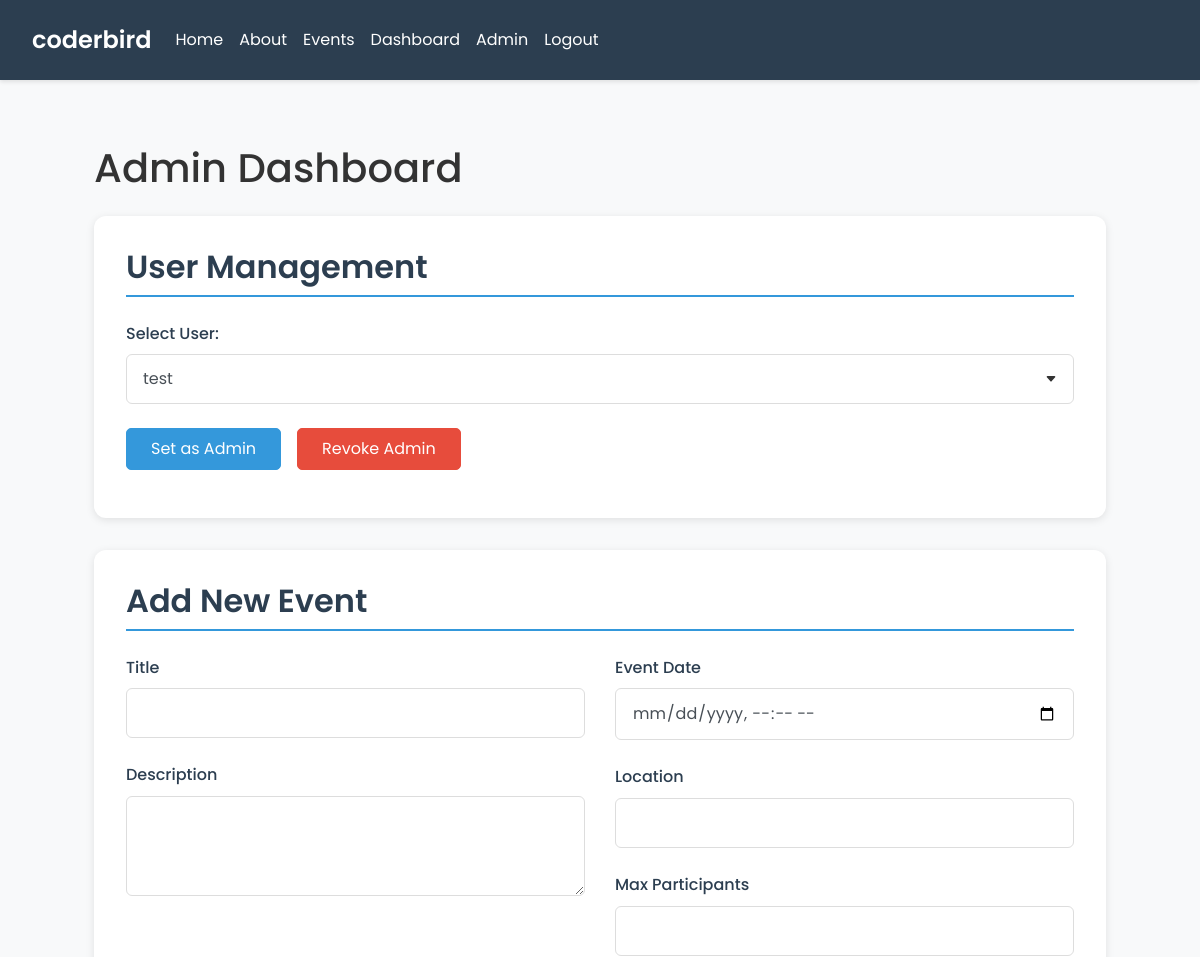
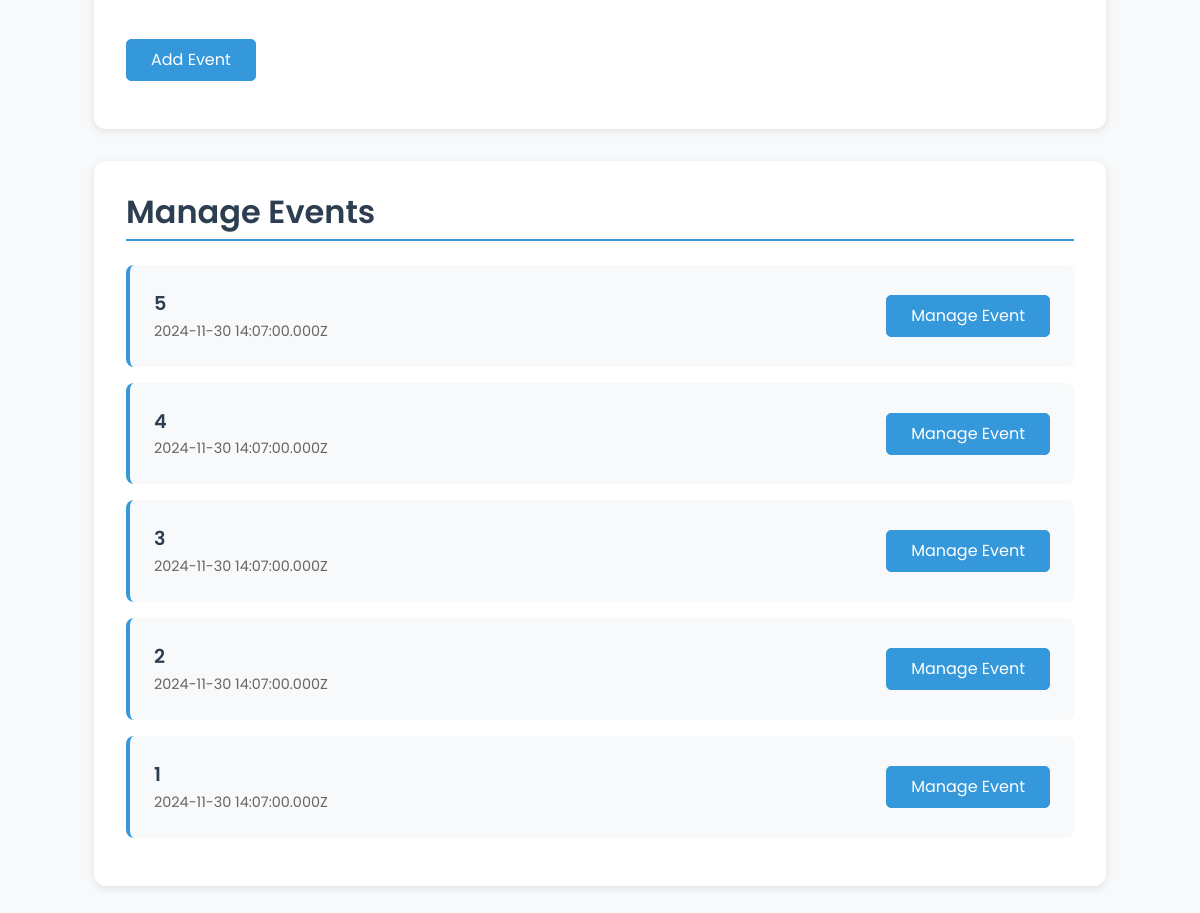
Page /admin (signed in) on the committed database (2 pictures, top to bottom).
### tables this page shows
CREATE TABLE `events` (`created` TEXT DEFAULT (strftime('%Y-%m-%d %H:%M:%fZ')) NOT NULL, `desc` TEXT DEFAULT '' NOT NULL, `event_date` TEXT DEFAULT '' NOT NULL, `id` TEXT PRIMARY KEY DEFAULT ('r'||lower(hex(randomblob(7)))) NOT NULL, `location` TEXT DEFAULT '' NOT NULL, `max_participants` NUMERIC DEFAULT 0 NOT NULL, `title` TEXT DEFAULT '' NOT NULL, `updated` TEXT DEFAULT (strftime('%Y-%m-%d %H:%M:%fZ')) NOT NULL, "participants" NUMERIC DEFAULT 0 NOT NULL, "activities" TEXT DEFAULT '' NOT NULL);

### main.py (the view, shortened to what this page needs)
@app.route('/admin', methods=['GET', 'POST'])
def admin():
    if not is_logged_in():
        flash('Access denied.', 'danger')
        return redirect(url_for('login'))
    if not is_admin():
        flash('Access denied.', 'danger')
        return redirect(url_for('home'))
    conn = get_db_connection()
    cursor = conn.cursor()
    cursor.execute('SELECT * FROM users')
    users = cursor.fetchall()
    cursor.execute('SELECT * FROM events')
    events = cursor.fetchall()
    close_db_connection(conn)
    return render_template('admin.html', users=users, events=events, is_logged_in=is_logged_in, is_admin=is_admin)

### main.py (called while the page is built)
def is_logged_in():
    return 'user_id' in session

def is_admin():
    if not is_logged_in():
        pass
    else:
        conn = get_db_connection()
        cursor = conn.cursor()
        cursor.execute('SELECT * FROM users WHERE email = ?', (session['email'],))
        user = cursor.fetchone()
        close_db_connection(conn)
        return user['admin']

def get_db_connection():
    conn = sqlite3.connect(r'pb_data\data.db')
    conn.row_factory = sqlite3.Row
    return conn

def close_db_connection(conn):
    conn.close()

### templates/admin.html
{% extends 'base.html' %}
{% block content %}
<div class="admin-dashboard">
    <h1 class="mb-4">Admin Dashboard</h1>
    <div class="admin-card">
        <h2>User Management</h2>
        <form method="POST">
            <div class="form-group">
                <label for="user">Select User:</label>
                <select class="form-control" name="user_id" id="user" required>
                    {% for user in users %}
                        <option value="{{ user.id }}">{{ user.username }}</option>
                    {% endfor %}
                </select>
            </div>
            <div class="admin-actions">
                <button class="btn btn-primary" type="submit" name="action" value="set_admin">Set as Admin</button>
                <button class="btn btn-danger" type="submit" name="action" value="revoke_admin">Revoke Admin</button>
            </div>
        </form>
    </div>
    <div class="admin-card">
        <h2>Add New Event</h2>
        <form method="POST">
            <div class="row">
                <div class="col-md-6">
                    <div class="form-group">
                        <label for="title">Title</label>
                        <input class="form-control" type="text" id="title" name="title" required>
                    </div>
                    <div class="form-group">
                        <label for="desc">Description</label>
                        <textarea class="form-control" id="desc" name="desc" rows="3" required></textarea>
                    </div>
                </div>
                <div class="col-md-6">
                    <div class="form-group">
                        <label for="event_date">Event Date</label>
                        <input class="form-control" type="datetime-local" id="event_date" name="event_date" required>
                    </div>
                    <div class="form-group">
                        <label for="location">Location</label>
                        <input class="form-control" type="text" id="location" name="location" required>
                    </div>
                    <div class="form-group">
                        <label for="max_p">Max Participants</label>
                        <input class="form-control" type="number" id="max_p" name="max_p" required>
                    </div>
                </div>
            </div>
            <div class="admin-actions">
                <button class="btn btn-primary" type="submit" name="action" value="add_event">Add Event</button>
            </div>
        </form>
    </div>
    <div class="admin-card">
        <h2>Manage Events</h2>
        <ul class="events-list">
            {% for event in events %}
                <li class="event-item">
                    <div class="event-info">
                        <div class="event-title">{{ event['title'] }}</div>
                        <div class="event-date">{{ event['event_date'] }}</div>
                    </div>
                    <form method="POST" action="{{ url_for('manage_event', event_id=event['id']) }}">
                        <button class="btn btn-primary">Manage Event</button>
                    </form>
                </li>
            {% endfor %}
        </ul>
    </div>
</div>
{% endblock %}

### static/styles.css (style rules this page uses)
body { font-family: 'Poppins', sans-serif; line-height: 1.6; background-color: #f8f9fa; color: #333; }
.btn { padding: 0.5rem 1.5rem; border-radius: 5px; transition: all 0.3s ease; }
.btn-primary { background-color: #3498db; border-color: #3498db; }
.btn-danger { background-color: #e74c3c; border-color: #e74c3c; }
.form-control { border-radius: 5px; padding: 0.75rem; border: 1px solid #dee2e6; margin-bottom: 1rem; }
.admin-dashboard { max-width: 1200px; margin: 0 auto; padding: 2rem; }
.admin-card { background: white; border-radius: 12px; padding: 2rem; margin-bottom: 2rem; box-shadow: 0 2px 8px rgba(0,0,0,0.1); }
.admin-card h2 { color: #2c3e50; margin-bottom: 1.5rem; font-weight: 600; border-bottom: 2px solid #3498db; padding-bottom: 0.5rem; }
.admin-actions { display: flex; gap: 1rem; margin: 1rem 0; }
.events-list { list-style: none; padding: 0; }
.event-item { background: #f8f9fa; border-radius: 8px; padding: 1.5rem; margin-bottom: 1rem; display: flex; justify-content: space-between; align-items: center; border-left: 4px solid #3498db; }
.event-info { flex: 1; }
.event-title { font-size: 1.2rem; font-weight: 600; color: #2c3e50; }
.event-date { color: #666; font-size: 0.9rem; }
.form-group { margin-bottom: 1.5rem; position: relative; }
.form-control { height: auto; padding: 0.75rem 1rem; font-size: 1rem; line-height: 1.5; border: 1px solid #ddd; border-radius: 6px; width: 100%; display: block; }
select.form-control { padding-right: 2.5rem; appearance: none; -webkit-appearance: none; background-repeat: no-repeat; background-position: right 1rem center; background-size: 12px; }
label { display: block; margin-bottom: 0.5rem; font-weight: 500; color: #2c3e50; }
textarea.form-control { min-height: 100px; resize: vertical; }
.admin-actions { margin-top: 1rem; }

### rows in the picture
events: title "5", event_date "2024-11-30 14:07:00.000Z"
events: title "4", event_date "2024-11-30 14:07:00.000Z"
events: title "3", event_date "2024-11-30 14:07:00.000Z"
events: title "2", event_date "2024-11-30 14:07:00.000Z"
events: title "1", event_date "2024-11-30 14:07:00.000Z"

### other values in the picture
form field user_id "test"
